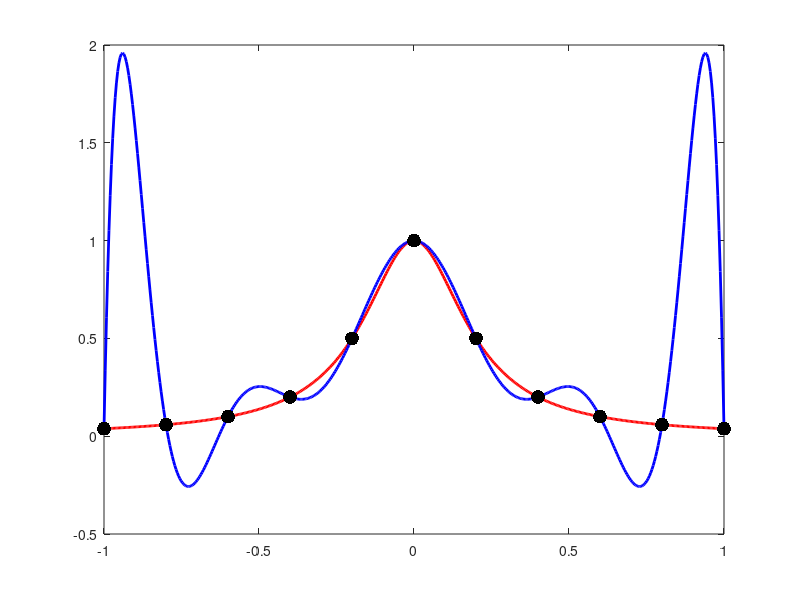

Source code (MATLAB): (Note: this script raises an error after producing the figure.)
%% The Runge phenomenon
% From the teaching slides of Donna Calhoun, http://math.boisestate.edu/~calhoun/

%% Introduction
% In this example, we will investigate the Runge Phenomenon and see how we might 
% be able to fix it by choosing interpolating points wisely.
% 

%% 
% As a classic example of the Runge Phenomenon, we try to interpolate the
% function f(x) = 1/(1 + 25x^2) at equally spaced points. 

clear all;
close all;

%%
f = @(x) 1./(1 + 25*x.^2);

%% 
% Plot the original function f(x) at set of equally spaced points
%

figure(1);
clf;

x = linspace(-1,1,500);
y_true = f(x);
plot(x,y_true,'r','linewidth',2);
hold on;


%%
% <html>
% Construct an interpolating polynomial of degree N at N+1 points. 
% We will use <span class="var">polyfit</span> although the problem occurs
% with Lagrange polynomial interpolation or the Barycentric form as well. 
% </html>

% Equally spaced points
N = 10;    % Degree of the polynomial we try to fit
xdata = linspace(-1,1,N+1)';
ydata = f(xdata);

p = polyfit(xdata,ydata,N);


%%
% Plot the interpolating polynomial

y_fit = polyval(p,x);

poly_10 = plot(x,y_fit,'b','linewidth',2);

plot(xdata,ydata,'k.','markersize',30);
snapnow;


%%
% We see that a single interpolating polynomial does a particularly poor
% job of interpolating near the endpoints of the interval [-1,1].  Perhaps
% we should try increasing the order of accuracy. 

N = 20;  % Increase the degree to 20 from 10. 
xdata = linspace(-1,1,N+1)';
ydata = f(xdata);

% Ignore the warning about the matrix being ill-conditioned.  If we used
% the barycentric form, we do not have these ill-conditioning issues!
p = polyfit(xdata,ydata,N);


%%
% Plot the interpolating polynomial

y_fit = polyval(p,x);

poly_20 = plot(x,y_fit,'g','linewidth',2);

plot(xdata,ydata,'k.','markersize',30);

axis([-1 1 -5 5]);
snapnow;


%%
% Let's increase one more time to see that pattern

N = 40;  % Increase the degree to 40 from 20. 
xdata = linspace(-1,1,N+1)';
ydata = f(xdata);

% plot(xdata,ydata,'k.','markersize',30);

% Ignore the warning about the matrix being ill-conditioned.  If we used
% the barycentric form, we do not have these ill-conditioning issues!
p = polyfit(xdata,ydata,N);


%%
% Plot the interpolating polynomial

y_fit = polyval(p,x);

poly_40 = plot(x,y_fit,'m','linewidth',2);

plot(xdata,ydata,'k.','markersize',30);

axis([-1 1 -10 10]);
snapnow;

%%
% But are we doing at least a better job in the middle? Yes!

axis([-1 1 0 1]);
lh = legend([poly_10, poly_20, poly_40],{'N = 10','N = 20','N = 40'});
set(lh,'fontsize',18);
snapnow;

